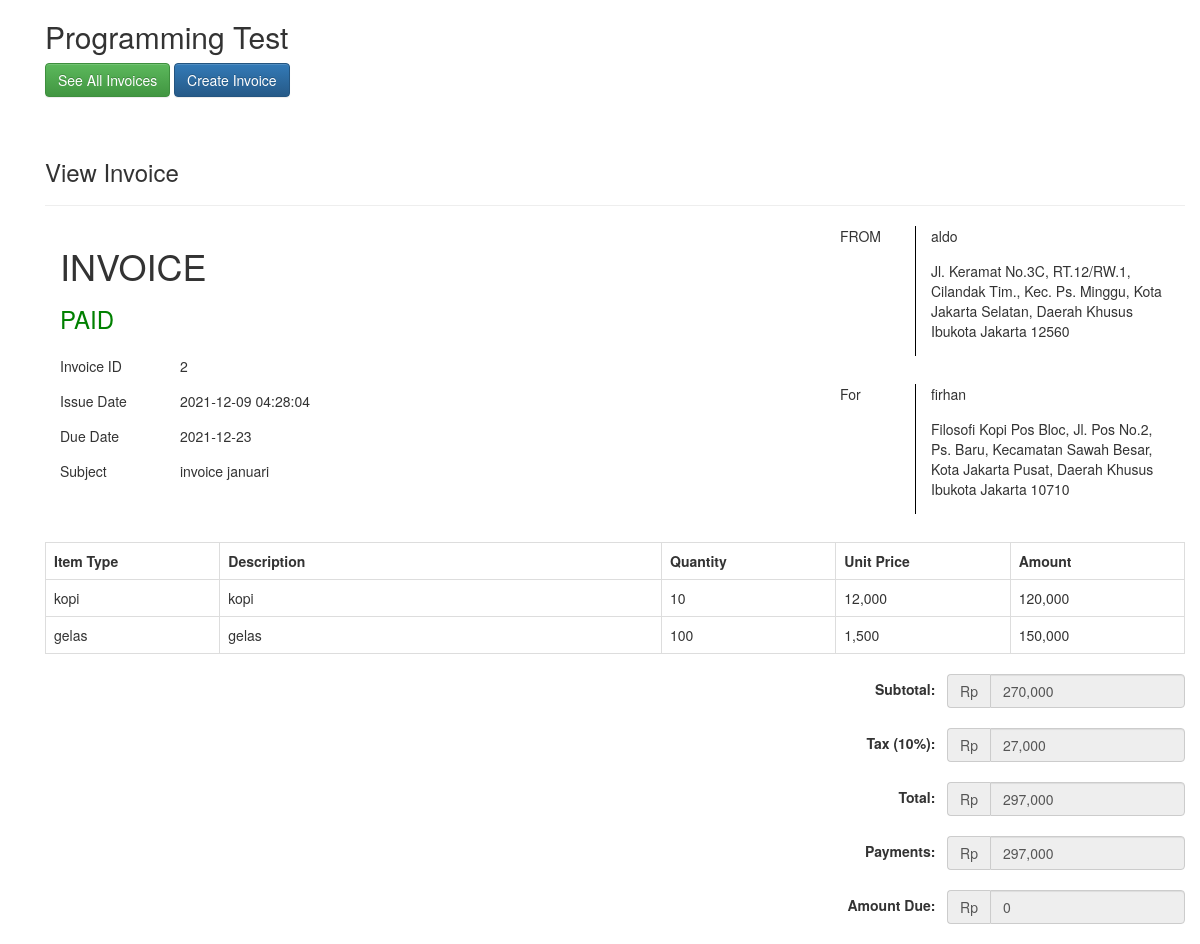
The app's page /view.php?invoice_id=2 with its own data.
### tables this page shows
CREATE TABLE `invoice` (
  `invoice_id` int(11) NOT NULL,
  `subject` varchar(255) NOT NULL,
  `issue_date` timestamp NOT NULL DEFAULT current_timestamp(),
  `due_date` date NOT NULL
);

CREATE TABLE `invoice_heading` (
  `heading_id` int(11) NOT NULL,
  `invoice_id` int(11) NOT NULL,
  `sender` varchar(150) NOT NULL,
  `sender_address` text NOT NULL,
  `receiver` varchar(150) NOT NULL,
  `receiver_address` text NOT NULL,
  `created_date` timestamp NOT NULL DEFAULT current_timestamp()
);

CREATE TABLE `invoice_amount` (
  `id` int(11) NOT NULL,
  `invoice_id` int(11) NOT NULL,
  `subtotal` int(11) NOT NULL,
  `tax` int(11) NOT NULL,
  `total` int(11) NOT NULL,
  `amount_paid` int(11) NOT NULL,
  `amount_due` int(11) NOT NULL,
  `created_date` timestamp NOT NULL DEFAULT current_timestamp()
);

CREATE TABLE `invoice_item` (
  `item_id` int(11) NOT NULL,
  `invoice_id` int(11) NOT NULL,
  `item_type` varchar(150) NOT NULL,
  `description` text NOT NULL,
  `quantity` int(11) NOT NULL,
  `unit_price` int(11) NOT NULL,
  `created_date` timestamp NOT NULL DEFAULT current_timestamp()
);

### Invoice.php (called while the page is built, shortened)
<?php
class Invoice{
	private $host  = 'localhost';
    private $user  = 'root';
    private $password   = "";
    private $database  = "test_esb";
	private $dbConnect = false;
    public function __construct(){
        if(!$this->dbConnect){
            $conn = new mysqli($this->host, $this->user, $this->password, $this->database);
            if($conn->connect_error){
                die("Error failed to connect to MySQL: " . $conn->connect_error);
            }else{
                $this->dbConnect = $conn;
            }
        }
    }
	private function getData($sqlQuery) {
		$result = mysqli_query($this->dbConnect, $sqlQuery);
		$data= array();
		while ($row = mysqli_fetch_array($result, MYSQLI_ASSOC)) {
			$data[]=$row;
		}
		return $data;
	}
	public function getInvoice($invoice_id){
		$invoice = "
			SELECT i.* , ih.* , ia.* FROM invoice i join invoice_heading ih on i.invoice_id = ih.invoice_id join invoice_amount ia on i.invoice_id = ia.invoice_id WHERE i.invoice_id = '$invoice_id'";
		$result = mysqli_query($this->dbConnect, $invoice);
		$row = mysqli_fetch_array($result, MYSQLI_ASSOC);
		return $row;
	}
	public function getInvoiceItems($invoice_id){
		$sqlQuery = "
			SELECT * FROM invoice_item
			WHERE invoice_id = '$invoice_id'";
		return  $this->getData($sqlQuery);
	}
}
?>

### view.php (the view, shortened to what this page needs)
<?php
include('include/header.php');
include 'Invoice.php';
$invoice = new Invoice();
if(!empty($_GET['invoice_id']) && $_GET['invoice_id']) {
	$invoiceValues = $invoice->getInvoice($_GET['invoice_id']);
	$invoiceItems = $invoice->getInvoiceItems($_GET['invoice_id']);
}
?>
<link href="css/style.css" rel="stylesheet">
<?php include('include/body.php');?>
	<div class="container content-invoice">
	<form action="" id="invoice-form" method="post" class="invoice-form" role="form" novalidate="">
		<div class="load-animate animated fadeInUp">
			<div class="row">
				<?php include('menu.php');?>
			</div>
			<div class="row headerform">
				<div class="col-md-12">
					<h3>View Invoice</h3>
					<hr>
				</div>
			</div>
			<div class="row">
				<div class="col-md-4">
					<div class="col-md-12">
						<h1>INVOICE</h1>
						<?php if($invoiceValues['amount_due'] == 0) {?>
							<h3 class="status">PAID</h3>
						<?php }else{ ?>
							<h3 class="status2">UNPAID</h3>
						<?php } ?>
					</div>
				</div>
				<div class="col-md-4 pull-right">
					<div class="col-md-3">
						<div class="form-group" >
							<p>FROM</p>
						</div>
					</div>
					<div class="col-md-9"  style="border-left: 1px solid black;">
						<div class="form-group">
							<p><?= $invoiceValues['sender']?></p>
						</div>
						<div class="form-group">
							<p><?= $invoiceValues['sender_address']?></p>
						</div>
					</div>
				</div>
			</div>
			<div class="row">
				<div class="col-md-4">
					<div class="col-md-4">
						<div class="form-group">
							<p>Invoice ID</p>
						</div>
						<div class="form-group">
							<p>Issue Date</p>
						</div>
						<div class="form-group">
							<p>Due Date</p>
						</div>
						<div class="form-group">
							<p>Subject</p>
						</div>
					</div>
					<div class="col-md-8">
						<div class="form-group">
							<p><?= $invoiceValues['invoice_id']?></p>
						</div>
						<div class="form-group">
							<p><?= $invoiceValues['issue_date']?></p>
						</div>
						<div class="form-group">
							<p><?= $invoiceValues['due_date']?></p>
						</div>
						<div class="form-group">
							<p><?= $invoiceValues['subject']?></p>
						</div>
					</div>
				</div>
				<div class="col-md-4 pull-right" style="margin-top:2em">
					<div class="col-md-3">
						<div class="form-group" >
							<p>For</p>
						</div>
					</div>
					<div class="col-md-9"  style="border-left: 1px solid black;">
						<div class="form-group">
							<p><?= $invoiceValues['receiver']?></p>
						</div>
						<div class="form-group">
							<p><?= $invoiceValues['receiver_address']?></p>
						</div>
					</div>
				</div>
			</div>
			<div class="row" style="margin-top:2em">
				<div class="col-xs-12 col-sm-12 col-md-12 col-lg-12">
					<table class="table table-bordered table-hover" id="">
						<tr>
							<th width="15%">Item Type</th>
							<th width="38%">Description</th>
							<th width="15%">Quantity</th>
							<th width="15%">Unit Price</th>
							<th width="15%">Amount</th>
						</tr>
						<?php foreach($invoiceItems as $item) {
							$amount = $item['unit_price']*$item['quantity'];
						?>
							<tr>
								<td><?= $item['item_type']?></td>
								<td><?= $item['description']?></td>
								<td><?= $item['quantity']?></td>
								<td><?= number_format($item['unit_price'])?></td>
								<td><?= number_format($amount)?></td>
							</tr>
						<?php } ?>
					</table>
				</div>
			</div>
			<div class="row">
				<div class="col-xs-12 col-sm-4 col-md-4 col-lg-4" style="float:right">
					<span class="form-inline">
						<div class="form-group">
							<label>Subtotal: &nbsp;</label>
							<div class="input-group">
								<div class="input-group-addon currency">Rp</div>
								<input readonly type="text" class="form-control" name="subtotal" id="subTotal" placeholder="Subtotal" value="<?= number_format($invoiceValues['subtotal'])?>">
							</div>
						</div>
						<div class="form-group">
							<label>Tax (10%): &nbsp;</label>
							<div class="input-group">
								<div class="input-group-addon currency">Rp</div>
								<input readonly type="text" class="form-control" name="tax" id="taxAmount" placeholder="Tax Amount" value="<?= number_format($invoiceValues['tax'])?>">
							</div>
						</div>
						<div class="form-group">
							<label>Total: &nbsp;</label>
							<div class="input-group">
								<div class="input-group-addon currency">Rp</div>
								<input readonly type="text" class="form-control" name="total" id="totalAftertax" placeholder="Total" value="<?= number_format($invoiceValues['total'])?>">
							</div>
						</div>
						<div class="form-group">
							<label>Payments: &nbsp;</label>
							<div class="input-group">
								<div class="input-group-addon currency">Rp</div>
								<input readonly type="text" class="form-control" name="amount_paid" id="amountPaid" placeholder="Amount Paid" value="<?= number_format($invoiceValues['amount_paid'])?>">
							</div>
						</div>
						<div class="form-group">
							<label>Amount Due: &nbsp;</label>
							<div class="input-group">
							<div class="input-group">
								<div class="input-group-addon currency">Rp</div>
								<input readonly type="text" class="form-control" name="amount_due" id="amountDue" placeholder="Amount Due" value="<?= number_format($invoiceValues['amount_due'])?>">
							</div>
						</div>
					</span>
				</div>
			</div>
			<div class="clearfix"></div>
		</div>
	</form>
</div>
</div>

### css/style.css (style rules this page uses)
.form-inline .form-group { margin-bottom: 20px; float: right; }
.headerform { margin-top: 3em; }
.status { color: green; }

### records on screen
invoice: invoice_heading.sender "aldo", invoice_heading.sender_address "Jl. Keramat No.3C, RT.12/RW.1, Cilandak Tim., Kec. Ps. Minggu, Kota Jakarta Selatan, Daerah Khusus Ibukota Jakarta 12560", invoice_amount.invoice_id "2", issue_date "2021-12-09 04:28:04", due_date "2021-12-23", subject "invoice januari", invoice_heading.receiver "firhan", invoice_heading.receiver_address "Filosofi Kopi Pos Bloc, Jl. Pos No.2, Ps. Baru, Kecamatan Sawah Besar, Kota Jakarta Pusat, Daerah Khusus Ibukota Jakarta 10710", subtotal "270,000", tax "27,000", total "297,000", amount_paid "297,000", amount_due "0"
invoice_item: item_type "kopi", description "kopi", quantity "10", unit_price "12,000", amount "120,000"
invoice_item: item_type "gelas", description "gelas", quantity "100", unit_price "1,500", amount "150,000"
